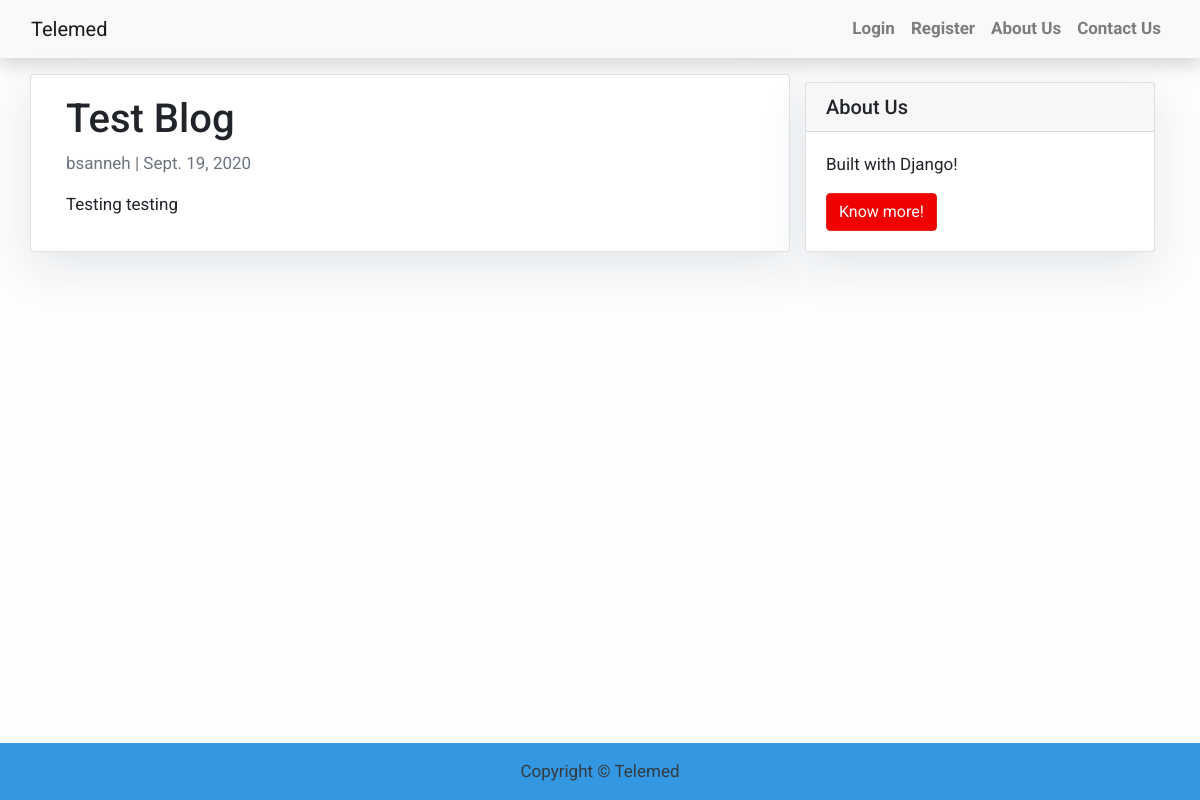
The page /blog/test-blog/ on the database its author committed.
### blog/models.py (models this page shows, shortened)
class Post(models.Model):
    title = models.CharField(max_length=200, unique=True)
    slug = models.SlugField(max_length=200, unique=True)
    author = models.ForeignKey(User, on_delete=models.CASCADE, related_name='blog_posts')
    update_on = models.DateField(auto_now=True)
    content = models.TextField()
    videofile = models.FileField(upload_to='videos/', null=True, verbose_name="", blank=True)
    created_on = models.DateField(auto_now_add=True)
    status = models.IntegerField(choices=STATUS, default=0)
    class Meta:
        ordering = ['-created_on']

### blog/views.py (the view)
# urls.py: path('<slug:slug>/', views.PostDetail.as_view(), name="post_detail"),
class PostDetail(generic.DetailView):
    model = Post
    template_name = 'blog/post_detail.html'

### blog/templates/blog/post_detail.html
{% extends 'blog/base.html' %}
{% block content %}
<div class="container">
    <div class="row">
        <div class="col-md-8 card mb-4 mt-3 left top">
            <div class="card-body">
                <h1>{% block title %} {{ object.title }} {% endblock title %}</h1>
                <p class="text-muted"> {{ post.author }} | {{ post.created_on }} </p>
                <p class="card-text"> {{ object.content }}</p>
            </div>
        </div>
        {% block sidebar %} {% include 'blog/sidebar.html' %} {% endblock sidebar %}
    </div>
</div>
{% endblock content %}

### blog/templates/blog/base.html (style rules this page uses)
body { font-family: "Roboto", sans-serif; font-size: 17px; background-color: #fdfdfd; }

### blog/templates/blog/sidebar.html (style rules this page uses)
.card { box-shadow: 0 16px 48px #E3E7EB; }

### rows shown on the page
Post: title "Test Blog", author "bsanneh", created_on "Sept. 19, 2020", content "Testing testing"
